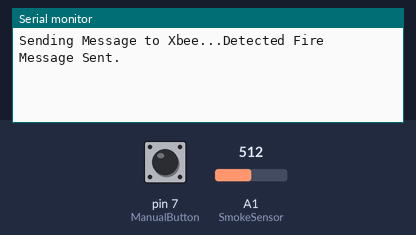
This sketch was run on a simulated Arduino Uno, built with avr-gcc and run on an emulated ATmega328P. Parts: the last lines printed to the serial monitor. The test bench sets the inputs (shaded band); at power-on: A1 (SmokeSensor) = 512, pin 7 (ManualButton) HIGH.

Above: at 10.7 s.
10.8 s: A1 (SmokeSensor) set to 159
At 12.22 s:
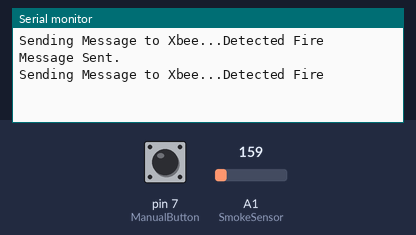
18.3 s: A1 (SmokeSensor) set to 137
At 18.8 s:
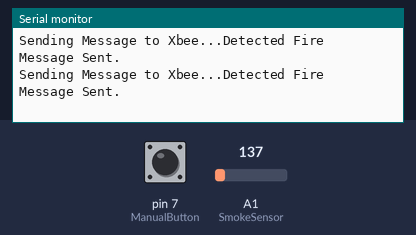

Measured:
- the behaviour switches between 151 and 150 on A1 (SmokeSensor) (found by bisection; images 1 and 2)

The sketch:

XBee_Remote.ino
```cpp
#include <SoftwareSerial.h>
#include <String.h>

#define ManualButton 7  //manual activation button is connected to pin D7
#define SmokeSensor A1 // Smoke detector is connected to pin A1 (analog output)
#define NodeID  1 //node ID

SoftwareSerial XbeeSerial(2,3); //using software serial, make sure the jumpers are at D2 and D3 on Xbee shield
int SmokeValue = 0;
uint8_t message[11] = {0};  //array for message sending to Tower

void setup()
{
  message[0] = 0xFF; //header for the package
  XbeeSerial.begin(9600); // XBee shield baud rate
  Serial.begin(9600);    //for computer communication
  pinMode(ManualButton, INPUT);
  delay(2000);
}

void loop()
{
  SmokeValue = analogRead(SmokeSensor);
//  if (Serial.available()) // if there is incoming serial data
//  {
//   switch(Serial.read()) // read the character
//   {
//     case 't': // if the character is 't'
//       SendXbeeMessage(); // send the text message
//       break;
//   }
//  }

  if (XbeeSerial.available()){ // if the shield has something to say
    Serial.write(XbeeSerial.read()); // display the output of the shield
  }

  if ((SmokeValue > 150) || (digitalRead(ManualButton) == LOW))
  {
    while(digitalRead(ManualButton) == LOW);
	  SendXbeeMessage(); // send the text message
	  delay(10000); //delay 10 seconds after send to avoid always sending the same message
  }
}


void SendXbeeMessage()
{
  Serial.println("Sending Message to Xbee...Detected Fire");
  message[1] = NodeID/256;
  message[2] = NodeID%256;
  message[3] = 0; // 0- smoke sensor trigger, 1 -temp sensor trigger
  AppendADC();
  XbeeSerial.write(message,11); // send message to tower, node 1, smoke, value 300
  delay(100);
  Serial.println("Message Sent.");
}

void AppendADC()
{
  uint16_t temp = 0;
  message[4] = SmokeValue/256 ;//(SmokeValue / 1000) + '0';
  message[5] = SmokeValue%256;//((SmokeValue % 1000) / 100) + '0';
  message[6] = 0;//((SmokeValue % 100) / 10) + '0';
  message[7] = 0;//(SmokeValue % 10) + '0';
  temp = getChecksum();
  message[8] = temp/256;
  message[9] = temp%256;
  message[10] = 0xfe; //makesure the last element of string is null
}

uint16_t getChecksum()
{
  uint16_t val = 0;
  for(int i = 1;i<8;i++)
  {
    val += message[i];
  }
  return -val; // complement of checksum

}
```
